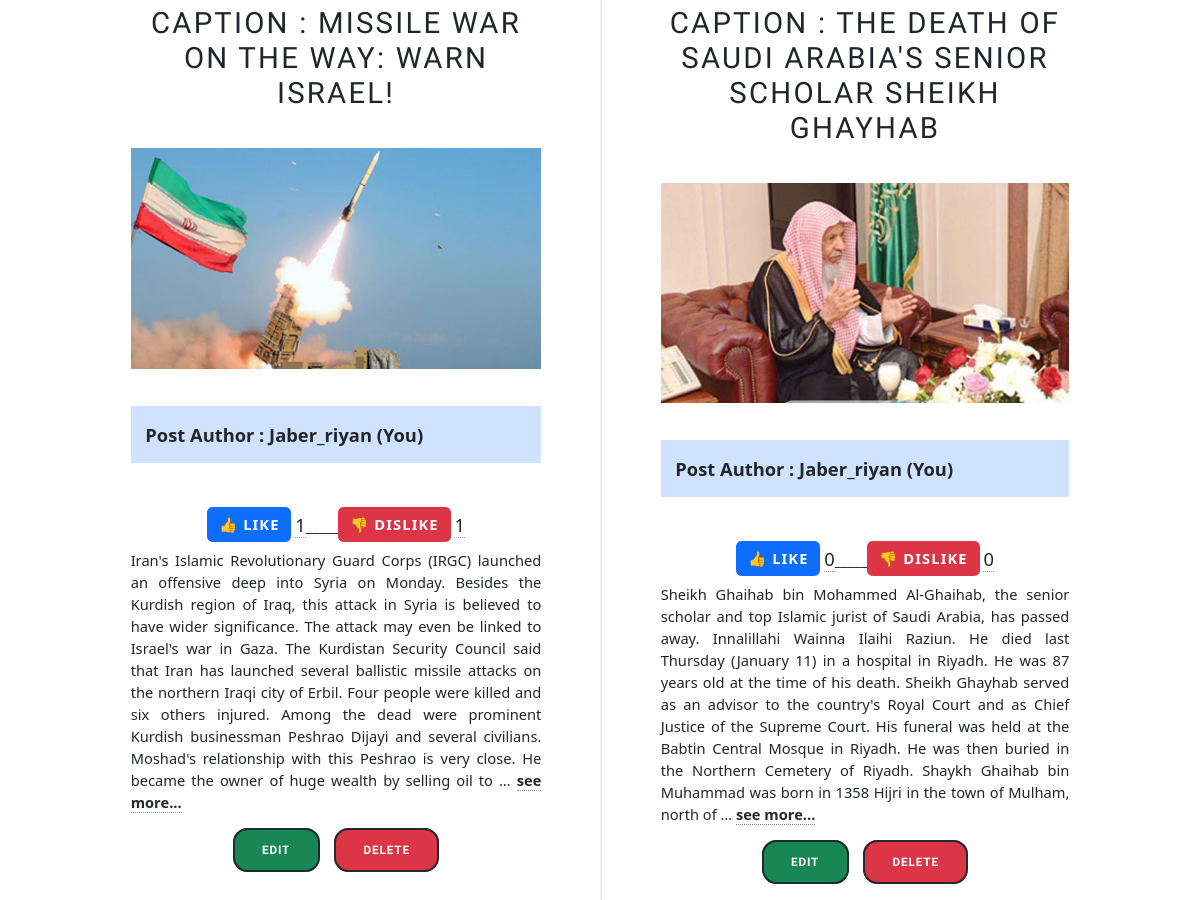
/post/user_post/13/ (middle part), run on an earlier commit of the app's database.
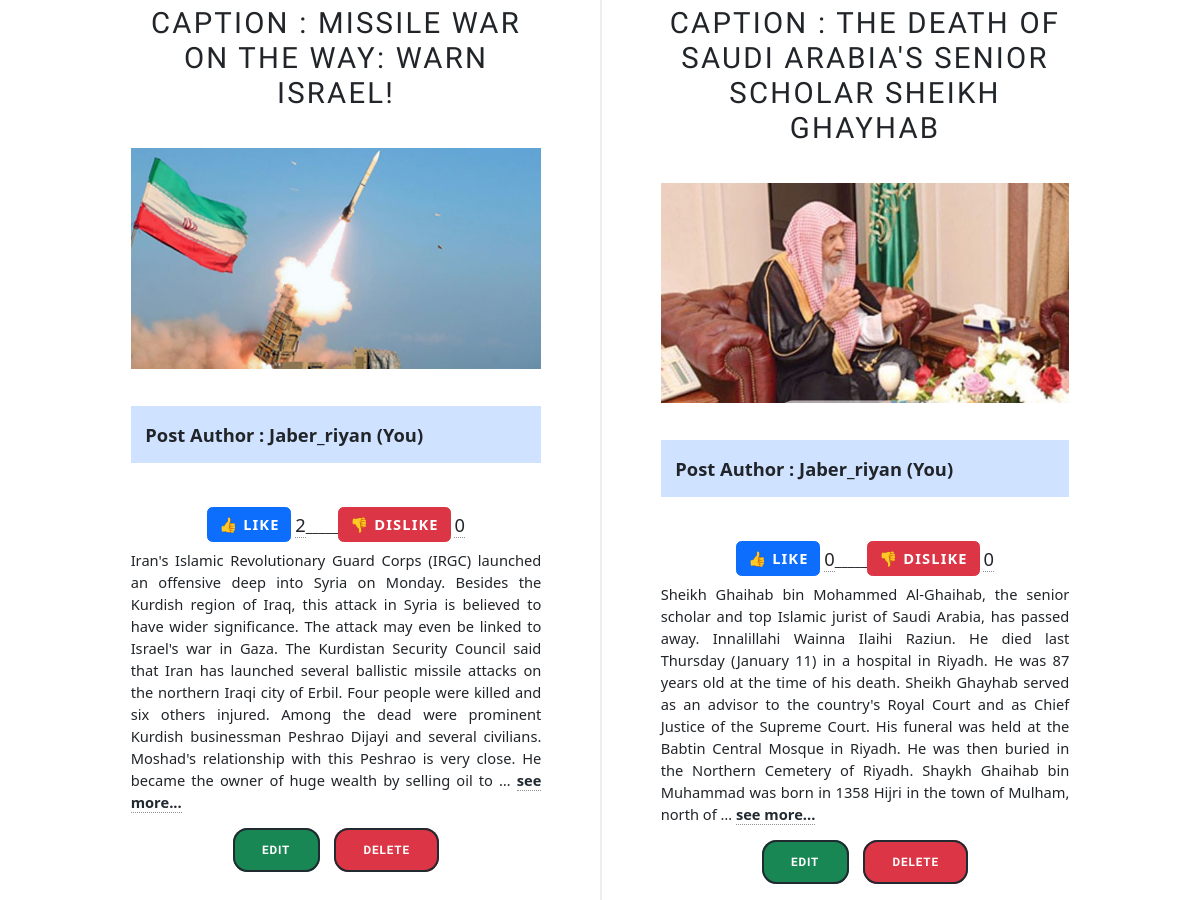
And on a later commit of the database.
### post/models.py (models this page shows, shortened)
class PostModel(models.Model):
    user = models.ForeignKey(User, related_name='post',on_delete=models.CASCADE)
    caption = models.CharField(max_length=3000)
    created_on = models.DateTimeField(auto_now_add=True)
    body = models.TextField(null=True,blank=True)
    post_image = models.ImageField(upload_to='post/media/images/',null=True,blank=True)
    post_like = models.IntegerField(default=0,null=True,blank=True)
    post_dislike = models.IntegerField(default=0,null=True,blank=True)

### post/views.py (the view)
# urls.py: path('user_post/<int:user_id>/',views.user_post,name='userPost'),
def user_post(request,user_id):
    user = User.objects.get(id=user_id)
    data = PostModel.objects.filter(user=user)
    return render(request,'user_post.html',{'posts':data})

### post/templates/user_post.html (shortened to what this page needs)
{% extends "dashboard.html" %}
{% block content %}
<div id="main">
		<section class="posts">
			{% for post in posts %}
			<article>
				<header>
					<h2><a href="#">Caption : {{post.caption}}</a></h2>
				</header>
				{% if post.post_image %}
					<a href="#" class="image fit"><img src="{{post.post_image.url}}" alt="" /></a>
				{% endif %}
				<p class="text-dark fw-bold fs-5 bg-primary-subtle p-3">Post Author : {{post.user.username}} (You)</p>
				<h5>
					<br><h5 class="text-decoration-none btn btn-primary"><b class="text-white">👍 Like</b></h5>
					<a class="text-decoration-none text-dark fs-5" href="{% url "allLikeUser" post.id %}">{{post.post_like}}</a>_____<h5 class="text-decoration-none btn btn-danger"><b class="text-white">👎 Dislike</b></h5>
					<a class="text-decoration-none text-dark fs-5" href="{% url "allDislikeUser" post.id %}">{{post.post_dislike}}</a>
				</h5>
				<p> {{ post.body|truncatewords:100 }} <a class="text-decoration-none text-dark" href="{% url "detailview" post.id %}"><b>see more...</b></a></p>
				<ul class="actions special">
					<li><a href="{% url "editpost" post.id %}" class="button bg-success text-white rounded-4">Edit</a></li>
					<li><a href="{% url "deletepost" post.id %}" class="button bg-danger text-white rounded-4">Delete</a></li>
				</ul>
			</article>
			{% endfor %}
		</section>
</div>
{% endblock content %}

What changed in the data, as far as the page shows it:
changed PostModel "MISSILE WAR ON THE WAY: WARN ISRAEL!": post_like "1" → "2"; post_dislike "1" → "0"
